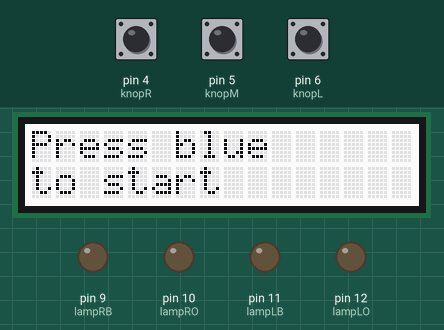
This sketch was run on a simulated Arduino Uno, built with avr-gcc and run on an emulated ATmega328P. On the bench: 16×2 character LCD, output pins drawn as LEDs (lit = HIGH). The test bench sets the inputs (shaded band); at power-on: pin 5 (knopM) LOW, pin 4 (knopR) LOW, pin 6 (knopL) LOW.

Above: at 1.2 s.
1.3 s: pin 5 (knopM) pulled HIGH for 0.15 s
At 1.7 s:
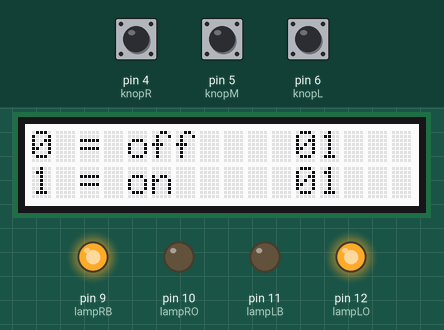
2.9 s: pin 4 (knopR) pulled HIGH for 0.15 s
At 4.1 s:
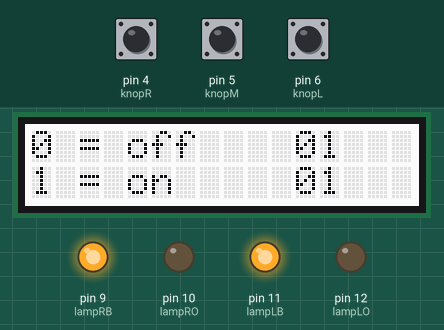
4.5 s: pin 6 (knopL) pulled HIGH for 0.15 s
At 5.8 s:
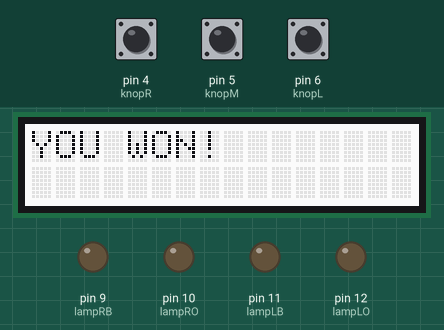
7.6 s: pin 5 (knopM) pulled HIGH for 3.2 s
At 10.2 s:
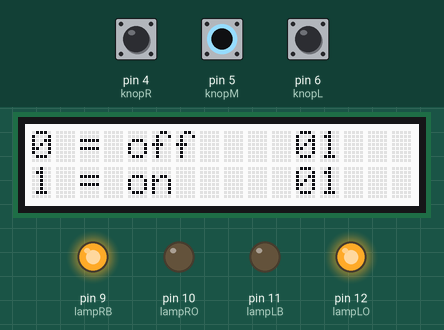
12.3 s: pin 6 (knopL) pulled HIGH for 1 s
At 13.7 s:
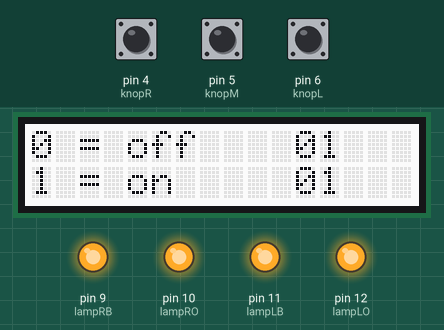
14.8 s: pin 5 (knopM) pulled HIGH for 1 s
At 15.6 s:
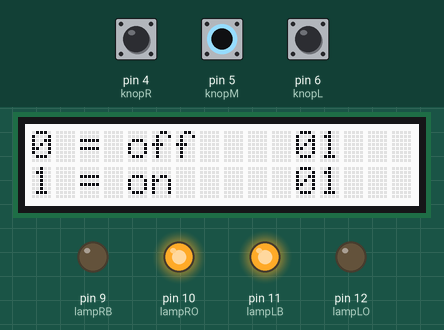
Timing chart, 0 to 17.8 s (numbered marks = the images above; inputs shaded):
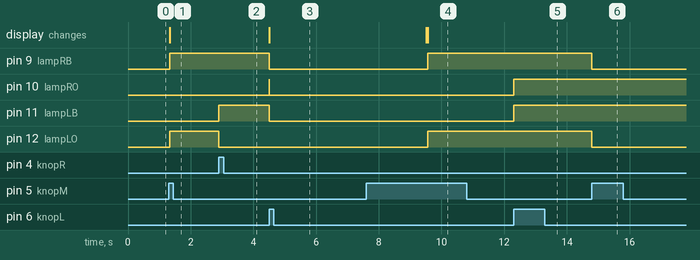

Measured:
- after the input at 1.3 s, pin 9 (lampRB), pin 12 (lampLO): LOW → HIGH at once; the display: changes at once (image 1)
- after the input at 2.9 s, pin 11 (lampLB): LOW → HIGH at once; pin 12 (lampLO): HIGH → LOW at once
- after the input at 4.5 s, pin 9 (lampRB), pin 11 (lampLB): HIGH → LOW at once; pin 10 (lampRO): LOW → HIGH at once, → LOW 0.01 s later; the display: changes at once (image 3)
- after the input at 7.6 s, pin 9 (lampRB), pin 12 (lampLO): LOW → HIGH after 2.0 s; the display: first differs from a run without the input after 2.0 s (image 4)
- after the input at 12.3 s, pin 10 (lampRO), pin 11 (lampLB): LOW → HIGH at once
- after the input at 14.8 s, pin 9 (lampRB), pin 12 (lampLO): HIGH → LOW at once

The sketch:

sketch_apr15a.ino
```cpp
#include <Wire.h>
#include "rgb_lcd.h"

rgb_lcd lcd;

const int UIT = 0;
const int IN = 1;

const int START = 0;
const int SPELEN = 1;
const int KLAAR = 2;

const int INACTIEF = 0;
const int ACTIEF = 1;

const int getoggled = 0;
const int ongetoggled = 1;

unsigned long timer = 0;


int knopLState;
int knopMState;
int knopRState;

int gameState;
int lampState;
int toggleState;
int clearState;

int knopL = 6;
int knopM = 5;
int knopR = 4;

int lampLB = 11;
int lampRB = 9;
int lampLO = 12;
int lampRO = 10;


void setup()
{

Serial.begin(9600);

  lcd.begin(16, 2);

  knopLState = UIT;
  knopMState = UIT;
  knopRState = UIT;

  gameState = START;
  lampState = INACTIEF;
  toggleState = ongetoggled;

  pinMode(knopL, INPUT);
  pinMode(knopM, INPUT);
  pinMode(knopR, INPUT);

  pinMode(lampLB, OUTPUT);
  pinMode(lampRB, OUTPUT);
  pinMode(lampLO, OUTPUT);
  pinMode(lampRO, OUTPUT);
}


void loop()
{
  if (gameState == START)
  {
    lcd.setCursor(0, 0);
    lcd.print("Press blue");
    lcd.setCursor(0, 1);
    lcd.print("to start");

    if (digitalRead(knopM) == HIGH)
    {
      gameState = SPELEN;
      lcd.clear();
      lcd.setCursor(0,0);
      lcd.print("0 = off    01" );
      lcd.setCursor(0,1);
      lcd.print("1 = on     01" );
    }
  }


  if (gameState == SPELEN)
  {
    if (knopLState == UIT)
    {
      if (digitalRead(knopL) == HIGH && toggleState == ongetoggled)
      {
        knopLState = IN;
        lampState = ACTIEF;
      }
    }

    if (knopLState == IN)
    {
      if (digitalRead(knopL) == LOW)
      {
        knopLState = UIT;
        toggleState = ongetoggled;
      }
    }


    if (knopMState == UIT)
    {
      if (digitalRead(knopM) == HIGH && toggleState == ongetoggled)
      {
        knopMState = IN;
        lampState = ACTIEF;
      }
    }

    if (knopMState == IN)
    {
      if (digitalRead(knopM) == LOW)
      {
        knopMState = UIT;
        toggleState = ongetoggled;
      }
    }


    if (knopRState == UIT)
    {
      if (digitalRead(knopR) == HIGH && toggleState == ongetoggled)
      {
        knopRState = IN;
        lampState = ACTIEF;
      }
    }

    if (knopRState == IN)
    {
      if (digitalRead(knopR) == LOW)
      {
        knopRState = UIT;
        toggleState = ongetoggled;
      }
    }


    if (knopLState == IN)
    {
      if (lampState == ACTIEF)
      {
        if (digitalRead(lampLB) == LOW)
        {
          digitalWrite(lampLB, HIGH);
        }
        else if (digitalRead(lampLB) == HIGH)
        {
          digitalWrite(lampLB, LOW);
        }

        if (digitalRead(lampRO) == LOW)
        {
          digitalWrite(lampRO, HIGH);
        }
        else if (digitalRead(lampRO) == HIGH)
        {
          digitalWrite(lampRO, LOW);
        }
        lampState = INACTIEF;
        toggleState = getoggled;
      }
    }


    // Togglet lamp RB & lamp LO
    if (knopMState == IN)
    {
      if (lampState == ACTIEF)
      {
        if (digitalRead(lampRB) == LOW)
        {
          digitalWrite(lampRB, HIGH);
        }
        else if (digitalRead(lampRB) == HIGH)
        {
          digitalWrite(lampRB, LOW);
        }

        if (digitalRead(lampLO) == LOW)
        {
          digitalWrite(lampLO, HIGH);
        }
        else if (digitalRead(lampLO) == HIGH)
        {
          digitalWrite(lampLO, LOW);
        }

        lampState = INACTIEF;
        toggleState = getoggled;
      }
    }


    if (knopRState == IN)
    {
      if (lampState == ACTIEF)
      {
        if (digitalRead(lampLB) == LOW)
        {
          digitalWrite(lampLB, HIGH);
        }
        else if (digitalRead(lampLB) == HIGH)
        {
          digitalWrite(lampLB, LOW);
        }

        if (digitalRead(lampLO) == LOW)
        {
          digitalWrite(lampLO, HIGH);
        }
        else if (digitalRead(lampLO) == HIGH)
        {
          digitalWrite(lampLO, LOW);
        }

        lampState = INACTIEF;
        toggleState = getoggled;
      }
    }


    if (digitalRead(lampLB) == LOW && digitalRead(lampRB) == HIGH && digitalRead(lampLO) == LOW && digitalRead(lampRO) == HIGH)
    {
      lcd.clear();
      gameState = KLAAR;
      timer = millis();
    }
  }


  if (gameState == KLAAR)
  {
    lcd.setCursor(0, 0);
    lcd.print("YOU WON!");
    digitalWrite(lampLO, LOW);
    digitalWrite(lampLB, LOW);
    digitalWrite(lampRO, LOW);
    digitalWrite(lampRB, LOW);
    if (millis() - timer >= 5000)
    {
      gameState = START;
      lcd.clear();
    }
  }
}
```
